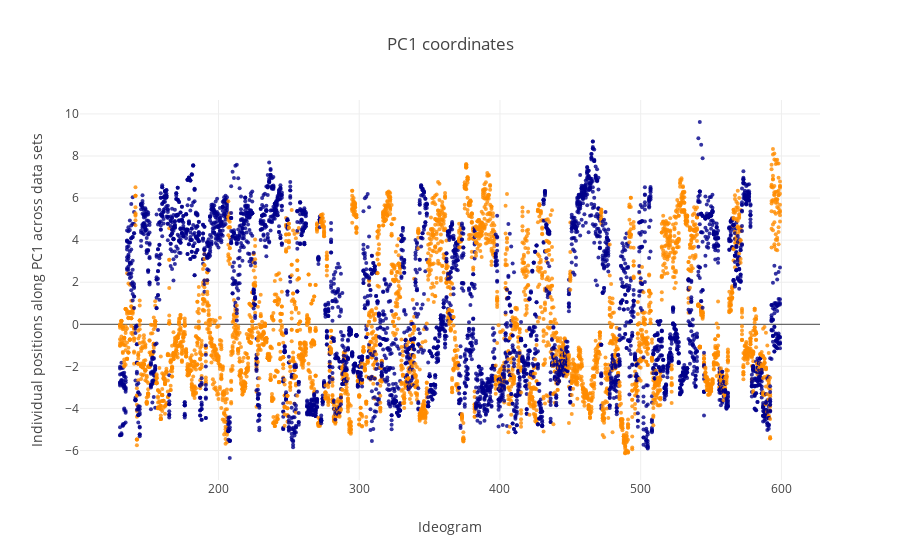

Notebook code cell kept with this figure:
### Markdown cell above
- **iii.** PC sample distribution across data sets queried.

### Code cell
from structure_tools.Tutorial_subplots import PC_analysis_plot

labels_code= labels1
if include_who:
    labels_code= [x for x in labels_code if x in include_who]


PC_analysis_plot(pc_density,pc_coords,labels_code,PCA_color_ref,range_windows= Windows_range,plot_choice= 'coords')

### Figure 1 — Plotly figure (JSON) as saved in the notebook; plotly's stock layout.template omitted (floating-point values rounded to 4 significant figures; data arrays with more than 128 entries replaced by an {"elided": "..."} marker saying what was removed)
{"data": [{"marker": {"color": {"elided": "9400 str values"}, "opacity": 0.8, "size": 4}, "mode": "markers", "type": "scatter", "uid": "015c27b8-62e5-4143-ad9d-295a7bc44cb1", "x": {"elided": "9400 int values"}, "y": {"elided": "9400 float values"}}], "layout": {"title": "PC1 coordinates", "xaxis": {"title": "Ideogram"}, "yaxis": {"title": "Individual positions along PC1 across data sets"}}}
